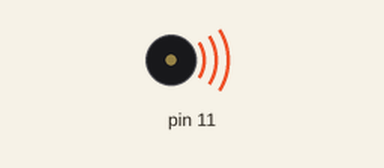
Bench run of a sketch on a simulated Arduino Uno, built with avr-gcc and run on an emulated ATmega328P. Parts: buzzer (waves = sounding). What the sketch prints to the serial monitor is not drawn.

Above: at 0.1 s.
Timing chart, 0 to 1.6 s (numbered marks = the images above):
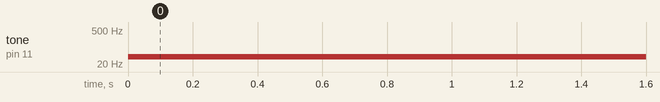

The sketch:

example4.ino
```cpp
#ifndef MACROS_H
#define MACROS_H

#define PIN_SET(REG, PIN)       REG |= (1 << PIN)
#define PIN_UNSET(REG, PIN)     REG &= ~(1 << PIN)
#define PIN_TOGGLE(REG, PIN)    REG ^= (1 << PIN)
#define PIN_READ(REG, PIN)      ((REG & (1 << PIN)) >> PIN)

#endif


#include <avr/io.h>
#include <util/delay.h>
#include <avr/interrupt.h>


const uint8_t segments[] = {
    0b00111111, // 0
    0b00000110, // 1
    0b01011011, // 2
    0b01001111, // 3
    0b01100110, // 4
    0b01101101, // 5
    0b01111101, // 6
    0b00000111, // 7
    0b01111111, // 8
    0b01101111  // 9
};


void timer2_init(){
  TCCR2B |= (1 << CS20) | (1 << CS21) | (1 << CS22) | (1 << FOC0A) ;
  TCCR2A |= (1 << COM2A0) |  (1 << WGM21) ;

  TCNT2 = 0;

  OCR2A = 200;

  PORTB |= (1 << PB3); // disable analog
}


int main() {
timer2_init();
  Serial.begin(9600);
  PIN_SET(DDRB, PB3);


  while(1) {
    Serial.println(PIN_READ(PORTB, PB3));
    Serial.println(PB3);
  }

}
```

Measured:
- by itself, tone on pin 11: silent → 39 Hz at 0.00 s
